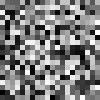
Frame 1 (no input)
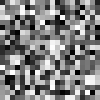
Frame 60 (the mouse pressed at the canvas centre just before this capture)
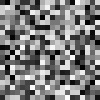
Frame 120 (the mouse held since frame 60 and released just before this capture)

The Processing sketch that drew these frames (run headless with seeded random() and noise(); from frame 60 on, the mouse is pressed at the canvas centre):

// Processing sketch: exercise_2
// ── exercise_2.pde
float gray;

void setup() {
  size(100,100);
}

void draw() {
  noStroke();
  for (int i=0; i<width; i+=5) {
    for (int j=0; j<height; j+=5) {
      gray = random(0,255);
      fill(gray);
      rect(i,j,5,5);
    }
  }
}
